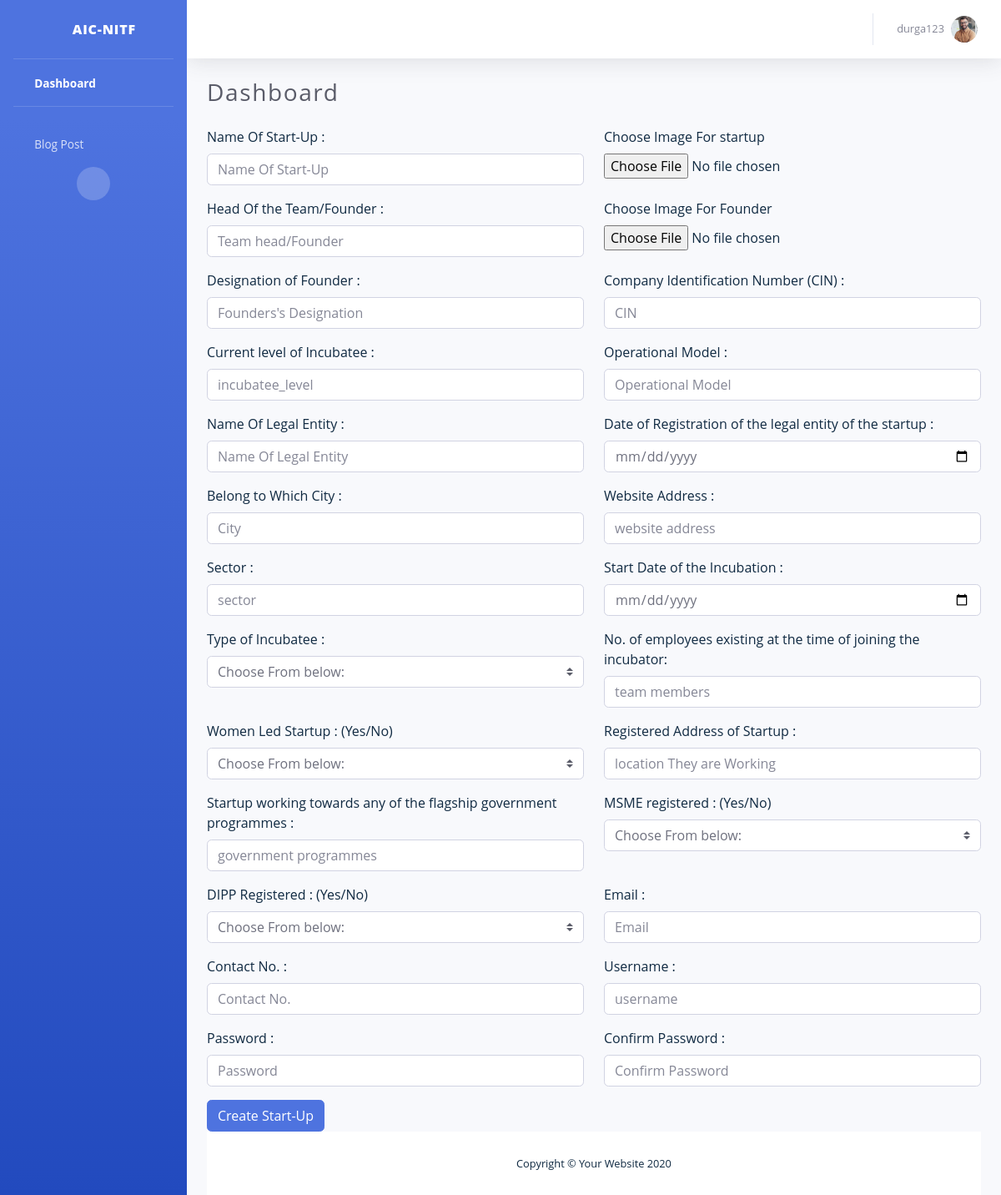
The page /dashboard/startup_form/ (signed in) on the database its author committed.
### useraccount/models.py (models this page shows, shortened)
class Account(AbstractBaseUser):
	fullname 				= models.CharField(max_length=50)
	username 				= models.CharField(max_length=30, unique=True)
	password 				= models.CharField(max_length=100)
	date_joined				= models.DateTimeField(verbose_name='date joined', auto_now_add=True)
	last_login				= models.DateTimeField(verbose_name='last login', auto_now=True)
	is_admin				= models.BooleanField(default=False)
	is_active				= models.BooleanField(default=True)
	is_staff				= models.BooleanField(default=False)
	is_superuser			= models.BooleanField(default=False)
	is_superadmin 			= models.BooleanField(default=False)
	is_startup 				= models.BooleanField(default=False)
	is_adminstrator			= models.BooleanField(default=False)
	USERNAME_FIELD = 'username'
	objects = MyAccountManager()

class Admin(models.Model):
	account 				= models.ForeignKey(Account, on_delete=models.CASCADE)
	email 					= models.EmailField(verbose_name="email", max_length=60,null=True,blank=True)
	designation				= models.CharField(max_length=100,null=True,blank=True)
	employee_id				= models.CharField(max_length=100,null=True,blank=True)
	contact_no				= models.CharField(max_length=100,null=True,blank=True)
	identity_proof			= models.CharField(max_length=100,null=True,blank=True)
	admin_img				= models.ImageField(upload_to='images/',null=True,blank=True)

### dashboard/views.py (the view)
# urls.py: path('startup_form/',views.startup_form,name='startup_form'),
@login_required
def startup_form(request):
    return render(request,'startup_form.html')

### templates/startup_form.html (shortened to what this page needs)
{% extends 'dashboard.html' %}
{% block content %}
<form method="POST" action="{% url 'startup_register' %}" enctype="multipart/form-data">{% csrf_token %}
  <div class="row">
    <div class="form-group col-md-6">
      <label for="inputStartUpName4">Name Of Start-Up :</label>
      <input required type="text" name="startup_name" class="form-control" id="inputStartUpName4" placeholder="Name Of Start-Up">
    </div>
    <div class="form-group col-md-6">
      <label for="exampleFormControlFile1">Choose Image For startup</label>
      <input required type="file" name="startup_img" class="form-control-file" id="exampleFormControlFile1">
    </div>
    <div class="form-group col-md-6">
      <label for="inputTeamHead4">Head Of the Team/Founder :</label>
      <input required type="text" name="full_name" class="form-control" id="inputTeamHead4" placeholder="Team head/Founder">
    </div>
    <div class="form-group col-md-6">
      <label for="exampleFormControlFile2">Choose Image For Founder</label>
      <input required type="file" name="founder_img" class="form-control-file" id="exampleFormControlFile2">
    </div>
    <div class="form-group col-md-6">
      <label for="inputFoundersDesignation4">Designation of Founder :</label>
      <input required type="text" name="founders_designation" class="form-control" id="inputFoundersDesignation4"
        placeholder="Founders's Designation">
    </div>
    <div class="form-group col-md-6">
      <label for="inputCIN4">Company Identification Number (CIN) :</label>
      <input required type="text" name="comp_identification_no" class="form-control" id="inputCIN4" placeholder="CIN">
    </div>
    <div class="form-group col-md-6">
      <label for="inputIncubateeLevel4">Current level of Incubatee :</label>
      <input required type="text" name="inubatee_level" class="form-control" id="inputIncubateeLevel4"
        placeholder="incubatee_level">
    </div>
    <div class="form-group col-md-6">
      <label for="inputOperationalModel4">Operational Model : </label>
      <input required type="text" name="operational_model" class="form-control" id="inputOperationalModel4"
        placeholder="Operational Model">
    </div>
    <div class="form-group col-md-6">
      <label for="inputLegalEntity4">Name Of Legal Entity :</label>
      <input required type="text" name="legal_entity" class="form-control" id="inputLegalEntity4"
        placeholder="Name Of Legal Entity">
    </div>
    <div class="form-group col-md-6">
      <label for="inputDateofRegistration4">Date of Registration of the legal entity of the startup :</label>
      <input required type="date" name="registrationdate" class="form-control" id="inputDateofRegistration4"
        placeholder="Registration date">
    </div>
    <div class="form-group col-md-6">
      <label for="inputCity4">Belong to Which City :</label>
      <input required type="text" name="city" class="form-control" id="inputCity4" placeholder="City">
    </div>
    <div class="form-group col-md-6">
      <label for="inputWebsiteAddress4">Website Address :</label>
      <input required type="text" name="website" class="form-control" id="inputWebsiteAddress4" placeholder="website address">
    </div>
    <div class="form-group col-md-6">
      <label for="inputSector4">Sector :</label>
      <input required type="text" name="sector" class="form-control" id="inputSector4" placeholder="sector">
    </div>
    <div class="form-group col-md-6">
      <label for="inputDateofJoin4">Start Date of the Incubation :</label>
      <input required type="date" name="joindate" class="form-control" id="inputDateofJoin4" placeholder="joined date">
    </div>
    <div class="form-group col-md-6">
      <label for="inputTypeOfIncubatee4" style="margin-right: 5%;">Type of Incubatee :</label><br>
      <select name="type_of_incubatee" class="custom-select col-md-12" required>
        <option selected="selected" disabled>Choose From below:</option>
      </select>
    </div>
    <div class="form-group col-md-6">
      <label for="inputTeamMembers4">No. of employees existing at the time of joining the incubator:</label>
      <input required type="text" name="team_members" class="form-control" id="inputTeamMembers4" placeholder="team members">
    </div>
    <div class="form-group col-md-6">
      <label for="inputTypeOfIncubatee4" style="margin-right: 5%;">Women Led Startup : (Yes/No) </label><br>
      <select name="women_led_startup" class="custom-select col-md-12" required>
        <option selected="selected" disabled>Choose From below:</option>
      </select>
    </div>
    <div class="form-group col-md-6">
      <label for="inputLocation4">Registered Address of Startup :</label>
      <input required type="text" name="location" class="form-control" id="inputLocation4"
        placeholder="location They are Working">
    </div>
    <div class="form-group col-md-6">
      <label for="inputGovtProgram4">Startup working towards any of the flagship government programmes :</label>
      <input required type="text" name="gov_program" class="form-control" id="inputGovtProgram4"
        placeholder="government programmes">
    </div>
    <div class="form-group col-md-6">
      <label for="inputMSMERegistration4" style="margin-right: 5%;">MSME registered : (Yes/No) </label><br>
      <select name="msme_registered" class="custom-select col-md-12" required>
        <option selected="selected" disabled>Choose From below:</option>
      </select>
    </div>
    <div class="form-group col-md-6">
      <label for="inputDIPPRegistration4" style="margin-right: 5%;">DIPP Registered : (Yes/No) </label><br>
      <select name="dspp_registered" class="custom-select col-md-12" required>
        <option selected="selected" disabled>Choose From below:</option>
      </select>
    </div>
    <div class="form-group col-md-6">
      <label for="inputEmail4">Email :</label>
      <input required type="email" name="email" class="form-control" id="inputEmail4" placeholder="Email">
    </div>
    <div class="form-group col-md-6">
      <label for="inputContactNo4">Contact No. :</label>
      <input required type="text" name="contact" class="form-control" id="inputContactNo4" placeholder="Contact No.">
    </div>
    <div class="form-group col-md-6">
      <label for="inputUsername4">Username :</label>
      <input required type="text" name="username" class="form-control" id="inputUsername4" placeholder="username">
    </div>
    <div class="form-group col-md-6">
      <label for="inputPassword4">Password :</label>
      <input type="password" name="password1" class="form-control demoInputBox" onKeyUp="checkPasswordStrength();" id="inputPassword4" placeholder="Password" required>
    </div>
    <div class="form-group col-md-6">
      <label for="inputPassword41">Confirm Password :</label>
      <input type="password" name="password2" class="form-control" id="inputPasswordCheck4"
        placeholder="Confirm Password" required autocomplete="on">
    </div>
  </div>
  <button type="submit" class="btn btn-primary">Create Start-Up</button>
</form>
{% endblock %}

### templates/dashboard.html (shortened to what this page needs)
<!DOCTYPE html>
{% load static %}
<html lang="en">
<head>
    <link rel="stylesheet" href="{% static 'assets/css/bootstrap.min.css' %}">
    <link rel="stylesheet" href="{% static 'dashboard/css/startup.css' %}">
    <link href="{% static 'dashboard/vendor/fontawesome-free/css/all.min.css' %}" rel="stylesheet" type="text/css">
    <link href="{% static 'dashboard/css/sb-admin-2.min.css' %}" rel="stylesheet">
    <link rel="stylesheet" href="{% static 'blog/blog_css.css' %}">
</head>
<body id="page-top">
    <div id="wrapper">
        <ul class="navbar-nav bg-gradient-primary sidebar sidebar-dark accordion" id="accordionSidebar">
            <a class="sidebar-brand d-flex align-items-center justify-content-center" href="{% url 'index' %}">
                <div class="sidebar-brand-icon">
                    <i class="fas fa-home"></i>
                </div>
                <div class="sidebar-brand-text mx-3">AIC-NITF</div>
            </a>
            <hr class="sidebar-divider my-0">
            <li id="dashboard" class="nav-item active check">
                <a class="nav-link" href="{% url 'dashboard' %}">
                    <i class="fas fa-fw fa-tachometer-alt"></i>
                    <span>Dashboard</span></a>
            </li>
            <hr class="sidebar-divider">
            <li id="blogPost" class="nav-item check">
                <a class="nav-link collapsed" href="{% url 'blogPost' %}" data-target="#collapseUtilities"
                    aria-expanded="true" aria-controls="collapseUtilities">
                    <i class="fas fa-fw fa-blog"></i>
                    <span>Blog Post</span>
                </a>
            </li>
            <div class="text-center d-none d-md-inline">
                <button class="rounded-circle border-0" id="sidebarToggle"></button>
            </div>
        </ul>
        <div id="content-wrapper" class="d-flex flex-column">
            <div id="content">
                <nav class="navbar navbar-expand navbar-light bg-white topbar mb-4 static-top shadow">
                    <ul class="navbar-nav ml-auto">
                        <li class="nav-item dropdown no-arrow float-right ">
                            <a class="nav-link dropdown-toggle" href="#" id="userDropdown" role="button"
                                data-toggle="dropdown" aria-haspopup="true" aria-expanded="false">
                                <span class="mr-2 d-none d-lg-inline text-gray-600 small">{{user.username}}</span>
                                {% for imgsrc in  user.admin_set.all %}
                                <img class="img-profile rounded-circle" src="{{imgsrc.admin_img.url}}">
                                {% endfor %}
                            </a>
                        </li>
                    </ul>
                </nav>
                <div class="container-fluid">
                    <div class="d-sm-flex align-items-center justify-content-between mb-4">
                        <h1 class="h3 mb-0 text-gray-800">Dashboard</h1>
                    </div>
                    {% block content %}{% endblock %}
                    <footer class="sticky-footer bg-white">
                        <div class="container my-auto">
                            <div class="copyright text-center my-auto">
                                <span>Copyright &copy; Your Website 2020</span>
                            </div>
                        </div>
                    </footer>
                </div>
            </div>
</body>
</html>

### static/dashboard/css/startup.css (style rules this page uses)
* { margin: 0; padding: 0; }
body { font-family: 'Raleeway', sans-serif; font-size: 14px; font-weight: 400; color: #777; }
h1 { font-size: 36px; color: #555; font-weight: bold; }

### static/blog/blog_css.css (style rules this page uses)
* { margin: 0; padding: 0; box-sizing: border-box; }
body { font-family: 'Open Sans', 'Helvetica Neue', sans-serif; background: hsl(210, 36%, 96%); color: hsl(209, 61%, 16%); line-height: 1.5; font-size: 0.875rem; }
a { text-decoration: none; }
h1, h2, h3, h4 { letter-spacing: 0.1rem; text-transform: capitalize; line-height: 1.25; margin-bottom: 0.75rem; }
h1 { font-size: 3rem; }
@media screen and (min-width: 800px) { h1 { font-size: 4rem; } }
@media screen and (min-width: 800px) { body { font-size: 1rem; } }
@media screen and (min-width: 800px) { h1, h2, h3, h4 { line-height: 1; } }

### rows shown on the page
Account: username "durga123"
Admin: admin_img (picture)
